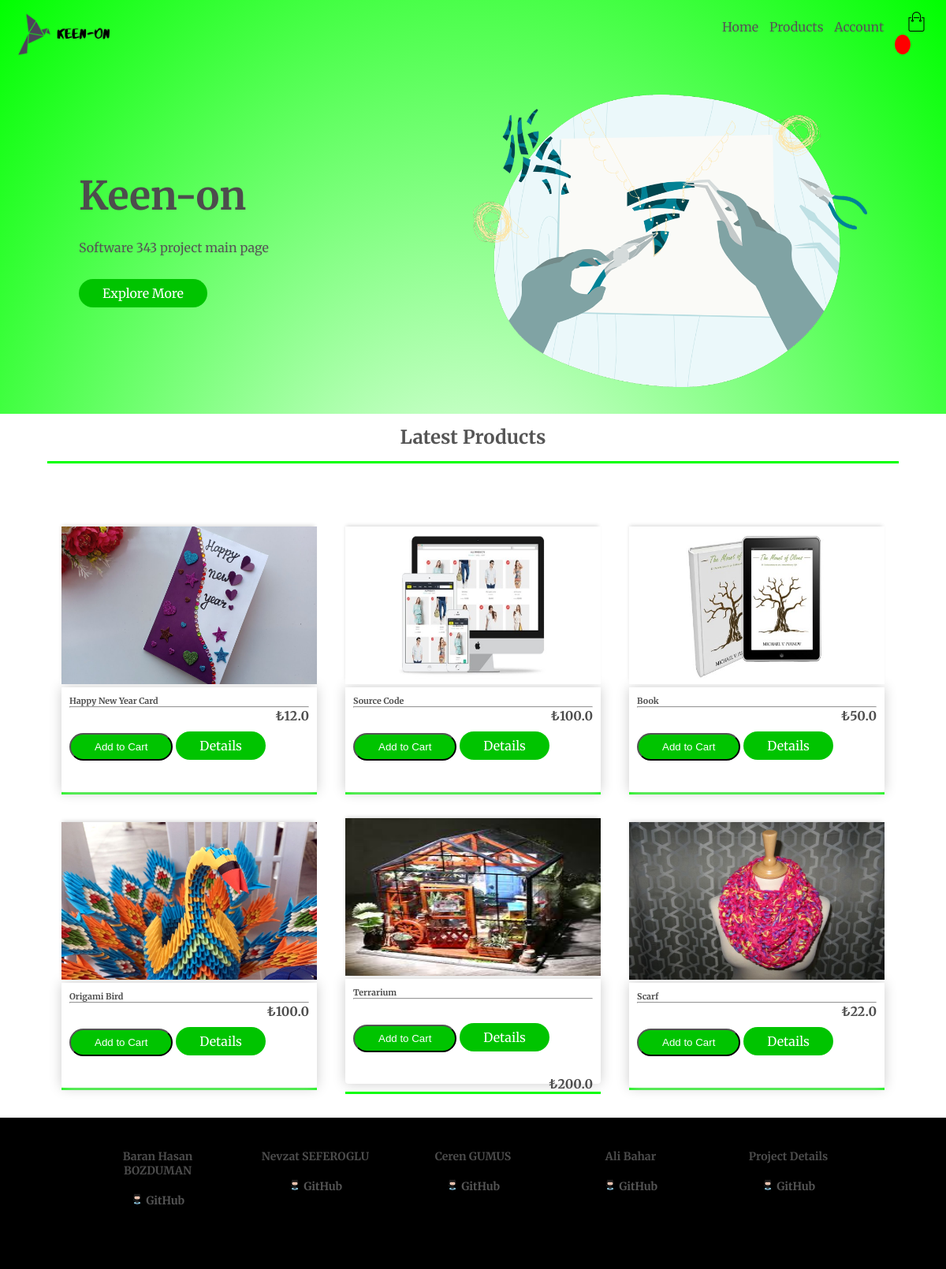
The app's page /, older data.
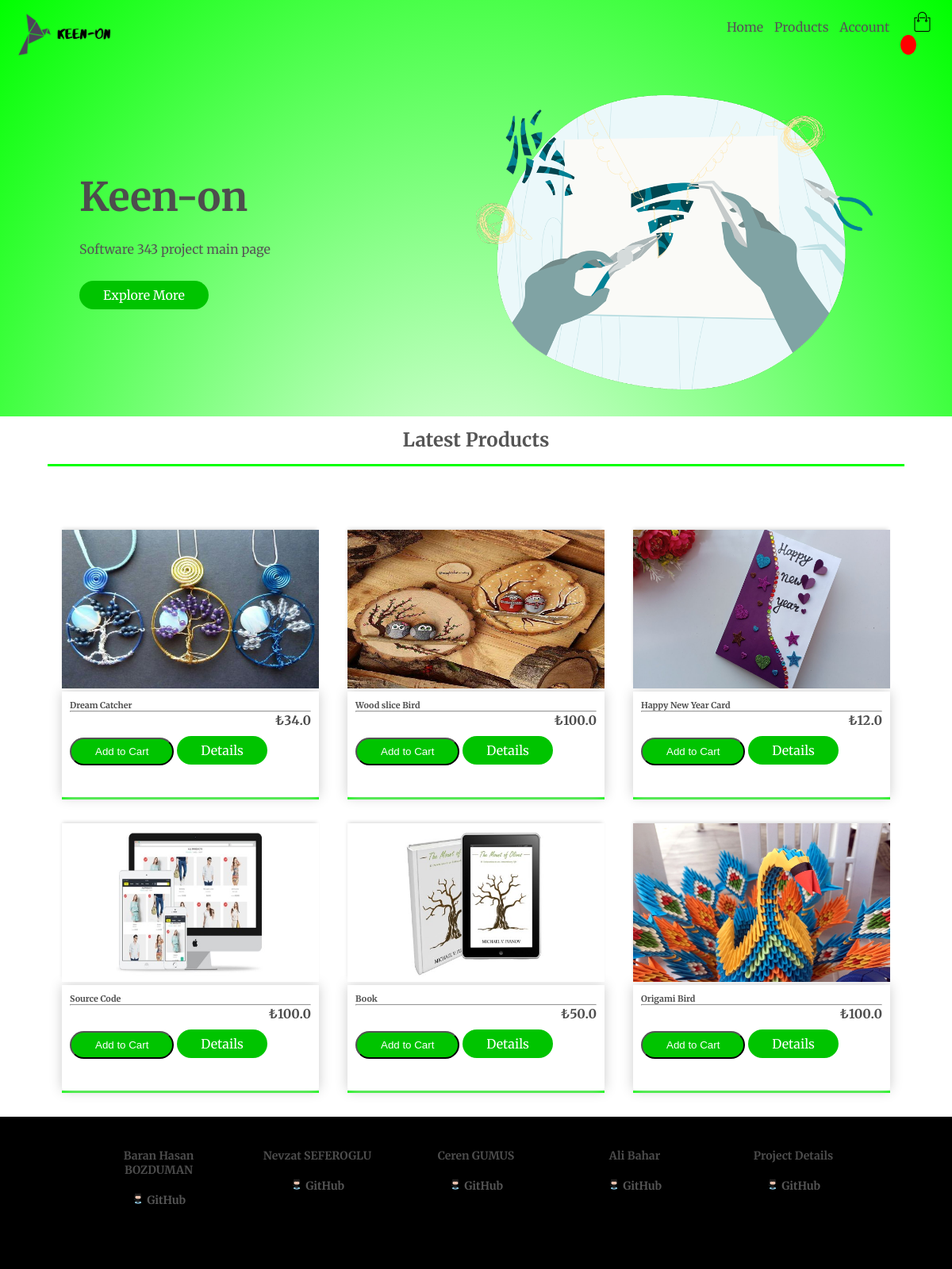
The same page, newer data.
### store/models.py (models this page shows, shortened)
class Product(models.Model):
	id = models.AutoField
	customer = models.ForeignKey(Customer, on_delete=models.CASCADE, null=True, blank=True, related_name="product_c")
	name = models.CharField(max_length=200, null=True)
	price= models.FloatField()
	digital = models.BooleanField(default=False, null=True, blank=False)
	image = models.ImageField(null=True, blank=True)
	quantity = models.IntegerField(default=0, null=True, blank=True)
	description =models.CharField(default="default", max_length=2000, null=False)
	@property
	def imageURL(self):
		try:
			url = self.image.url
		except:
			url = ''
		return url

### store/views.py (the view)
def home(request):
	products = Product.objects.all().order_by('-id')[:6]
	context = {'products':products}
	return render(request, 'store/index.html', context)

### store/templates/store/index.html (shortened to what this page needs)
<!DOCTYPE html>
{% extends 'store/base.html' %}
{% load static %}
{% block forHead %}
    <link rel="stylesheet" type="text/css" href="https://stackpath.bootstrapcdn.com/font-awesome/4.7.0/css/font-awesome.min.css">
    <link rel="stylesheet" type="text/css" href="{% static 'css/style.css' %}">
    <link rel="stylesheet" type="text/css" href="{% static 'css/navbar.css' %}">
{% endblock %}
{% block content %}
<div class="container">
	{% include "store/navbar.html" %}
	<div class="row">
		<div class="col-2">
			<h1>Keen-on</h1>
			<p> Software 343 project main page</p>
			<a href="https://github.com/SoftEngProjects-RapidSoft/Keen-On" class="btn" target="blank">Explore More</a>
		</div>
		<div class="col-2">
			<img src="{% static 'images/mainpage.png' %}">
		</div>
	</div>
</div>
<div class="small-container">
	<h2 class="title">Latest Products </h2>
	<div class="row">
		{% for product in products %}
		<div class="col-3">
			<img class="thumbnail" src="{{product.imageURL}}">
			<div class="box-element product">
				<h6><strong>{{product.name}}</strong></h6>
				<hr>
				<button data-product="{{product.id}}" data-action="add" class="btn btn-outline-secondary add-btn update-cart">Add to Cart</button>
				<a  data-product="{{product.id}}" class="btn btn-success" href="{% url 'product_details' product.id %}">Details</a>
				<h4 style="display: inline-block; float: right"><strong> ₺{{product.price}}</strong></h4>
			</div>
		</div>
		{% endfor %}
	</div>
</div>
<div class="footer">
	<div class="row">
		<div class="col-5">
			<ul>
				<li><h4>Baran Hasan BOZDUMAN</h4></li>
				<li><h4>
					<div class="img_link">
						<a href="https://github.com/bhbduman" target="blank">
							<img src="{% static 'images/GitHub.png' %}">
							GitHub
						</a><br>
					</div>
				</h4></li>
			</ul>
		</div>
		<div class="col-5">
			<ul>
				<li><h4>Nevzat SEFEROGLU</h4></li>
				<li><h4>
					<a href="https://github.com/nevzatseferoglu" target="blank">
						<div class="img_link">
							<img src="{% static 'images/GitHub.png' %}">
							GitHub
						</div>
					</a><br>
				</h4></li>
			</ul>
		</div>
		<div class="col-5">
			<ul>
				<li><h4>Ceren GUMUS</h4></li>
				<li><h4>
					<a href="https://github.com/cerengumus" target="blank">
						<div class="img_link">
							<img src="{% static 'images/GitHub.png' %}">
							GitHub
						</div>
					</a><br>
				</h4></li>
			</ul>
		</div>
		<div class="col-5">
			<ul>
				<li><h4>Ali Bahar</h4></li>
				<li><h4>
					<a href="https://github.com/alibhr" target="blank">
						<div class="img_link">
							<img src="{% static 'images/GitHub.png' %}">
							GitHub
						</div>
					</a><br>
				</h4></li>
			</ul>
		</div>
		<div class="col-5">
			<ul>
				<li><h4>Project Details</h4></li>
				<li><h4>
					<a href="https://github.com/SoftEngProjects-RapidSoft/Keen-On" target="blank">
						<div class="img_link">
							<img src="{% static 'images/GitHub.png' %}">
							GitHub
						</div>
					</a><br>
				</h4></li>
			</ul>
		</div>
	</div>
</div>
{% endblock %}

Row changes from the older to the newer data that the page shows:
no longer on this page (row edited): Product: imageURL (picture), name "Terrarium", price "200.0"
no longer on this page (row edited): Product: imageURL (picture), name "Scarf", price "22.0"
added Product: imageURL (picture), name "Dream Catcher", price "34.0"
added Product: imageURL (picture), name "Wood slice Bird", price "100.0"
